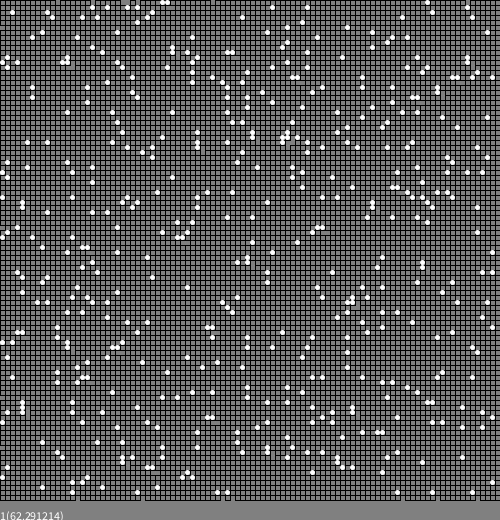
Frame 1 (no input)
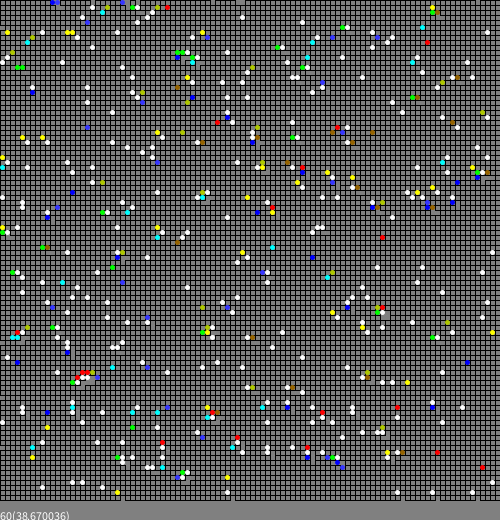
Frame 60 (the mouse pressed at the canvas centre just before this capture)
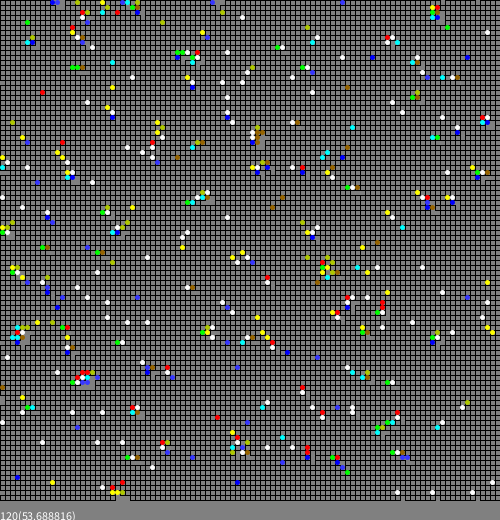
Frame 120 (the mouse held since frame 60 and released just before this capture)

The Processing sketch that drew these frames (run headless with seeded random() and noise(); from frame 60 on, the mouse is pressed at the canvas centre):

// Processing sketch: ABMSimple2
// ── ABMSimple2.pde
/// Simple example of Agent Base Model.
//*////////////////////////////////////

void setup()
{
  size(500,520);
  
  theWorld=new World();
  theWorld.initialise();
  
  println(Model,"Ready!");
}

void draw()
{
  background(128);
  
  visualise(theWorld);
  theWorld.update();
  
  text(str(frameCount)+"("+str(frameRate)+")",0,height);
}

void exit()
{
  println("The end");
  super.exit();
}




/// @date 2026-10-29 ( → https://github.com/borkowsk/bookProcessingEN)

// ── ABMSettings.pde
/// Global constants & variables.
//-//////////////////////////////

String Model="ABMWalkers"; ///< We already know what we want to do.

int    WSide=100;          ///< World side.
float  Density=0.05;       ///< agent population density.

/// @date 2026-10-29 (https://github.com/borkowsk/bookProcessingEN/)

// ── Agent.pde
/// The agent: its atributes, random initialisation and methods
//-////////////////////////////////////////////////////////////

enum Dirs { UNKNOWN, N, NE, E, SE, S, SW, W, NW }; ///< all directions of the world.

Dirs[] allDirs={ Dirs.UNKNOWN,Dirs.N,Dirs.NE,Dirs.E,Dirs.SE,Dirs.S,Dirs.SW,Dirs.W,Dirs.NW };

color dirs2color(Dirs direction)
{
  switch(direction){
  case UNKNOWN: return color(255,255,255);
  case N:       return color(  0,  0,255);
  case NE:      return color(  0,255,255);
  case E:       return color(  0,255,  0);
  case SE:      return color(255,255,  0);
  case S:       return color(255,  0,  0);
  case SW:      return color(175,200,  0);
  case W:       return color(150,100,  0);
  case NW:      return color( 55, 55,255);
  default: return color(255,100,100);
  }
}

class Agent
{
  Dirs direction=Dirs.UNKNOWN;  //!< It needs to know his walking direction.
  
  color getColor()
  {
    return dirs2color(direction);
  }
  
  void update()
  {
    if( direction==Dirs.UNKNOWN && random(1.0)<0.01 ) // Within approximately 100 steps, everyone will choose a direction.
      direction=allDirs[int(random(1,allDirs.length))];
  }
} 

/// @date 2026-10-29 (https://github.com/borkowsk/bookProcessingEN/)

// ── World.pde
/// The world & its dynamics.
//-//////////////////////////

class World
{
  Agent[][]  plane=new Agent[WSide][WSide]; //!< the surface of the world where agents "live".
  int        numberOfAgents=0;              //!< actual number of agents.
  
  void initialise() //!< pre-filling the world
  {
    for(int row=0;row<WSide;row++)
     for(int col=0;col<WSide;col++)
      if(random(1.0)<Density) // Agents are only in certain places.
      {
        plane[row][col]=new Agent();
        numberOfAgents++;
      }
  }
  
  void update() //!< Monte Carlo update of the world, i.e. the simulation step.
  {
    int square=WSide*WSide;
    for(int i=0;i<square;i++)
    {
      int col=int(random(0,WSide));
      int row=int(random(0,WSide));
      if(plane[row][col]!=null)
      {
         plane[row][col].update();
         
         // Requested move.
         int dcol,drow;
         switch( plane[row][col].direction ){
            case N:       dcol= 0; drow=-1; break;
            case NE:      dcol=+1; drow=-1; break;
            case E:       dcol=+1; drow= 0; break;
            case SE:      dcol=+1; drow=+1; break;
            case S:       dcol= 0; drow=+1; break;
            case SW:      dcol=-1; drow=+1; break;
            case W:       dcol=-1; drow= 0; break;
            case NW:      dcol=-1; drow=-1; break;
            case UNKNOWN: 
            default: dcol= 0; drow= 0; break;
            }
         
         // Requested position
         int ncol=(WSide+col+dcol)%WSide;
         int nrow=(WSide+row+drow)%WSide;
         
         // Action depend on emptines of the new position
         if(plane[nrow][ncol]==null)
         {
           plane[nrow][ncol]=plane[row][col];
           plane[row][col]=null;
         }
      }
    }  
  }
}

World theWorld=null; ///< A single variable representing the world is initialized during setup.

/// @date 2026-10-29 (https://github.com/borkowsk/bookProcessingEN/)

// ── WorldVis.pde
/// The world visualisation.
//-/////////////////////////

void visualise(World currWorld)
{
  float CSide=width/WSide;
  float HSide=CSide/2.0;
  
  for(int row=0;row<WSide;row++)
    for(int col=0;col<WSide;col++)
      if(currWorld.plane[row][col]!=null)
      {
        fill(currWorld.plane[row][col].getColor()); 
        noStroke();
        ellipse(col*CSide-HSide,row*CSide-HSide,CSide,CSide);
        stroke(0); // When we finish drawing on the agent, the graphic is left with the noStroke option, which is not the default.
                   // This is the solution...
      }
      else
      {
        noFill(); stroke(0);
        rect(col*CSide,row*CSide,CSide,CSide);
      }
}

/// @date 2026-10-29 (https://github.com/borkowsk/bookProcessingEN/)
